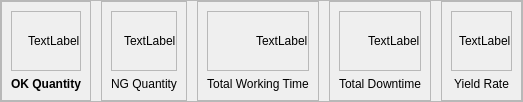
                          <widget class="QFrame" name="frame_124">
                           <property name="sizePolicy">
                            <sizepolicy hsizetype="Preferred" vsizetype="Maximum">
                             <horstretch>0</horstretch>
                             <verstretch>0</verstretch>
                            </sizepolicy>
                           </property>
                           <property name="minimumSize">
                            <size>
                             <width>0</width>
                             <height>100</height>
                            </size>
                           </property>
                           <property name="maximumSize">
                            <size>
                             <width>16777215</width>
                             <height>16777215</height>
                            </size>
                           </property>
                           <property name="frameShape">
                            <enum>QFrame::StyledPanel</enum>
                           </property>
                           <property name="frameShadow">
                            <enum>QFrame::Raised</enum>
                           </property>
                           <layout class="QHBoxLayout" name="horizontalLayout_83">
                            <property name="spacing">
                             <number>10</number>
                            </property>
                            <property name="leftMargin">
                             <number>0</number>
                            </property>
                            <property name="topMargin">
                             <number>0</number>
                            </property>
                            <property name="rightMargin">
                             <number>0</number>
                            </property>
                            <property name="bottomMargin">
                             <number>0</number>
                            </property>
                            <item>
                             <widget class="QFrame" name="frame_125">
                              <property name="sizePolicy">
                               <sizepolicy hsizetype="Minimum" vsizetype="Minimum">
                                <horstretch>0</horstretch>
                                <verstretch>0</verstretch>
                               </sizepolicy>
                              </property>
                              <property name="minimumSize">
                               <size>
                                <width>0</width>
                                <height>100</height>
                               </size>
                              </property>
                              <property name="frameShape">
                               <enum>QFrame::StyledPanel</enum>
                              </property>
                              <property name="frameShadow">
                               <enum>QFrame::Raised</enum>
                              </property>
                              <layout class="QVBoxLayout" name="verticalLayout_64">
                               <item>
                                <widget class="QFrame" name="frame_187">
                                 <property name="sizePolicy">
                                  <sizepolicy hsizetype="Preferred" vsizetype="MinimumExpanding">
                                   <horstretch>0</horstretch>
                                   <verstretch>0</verstretch>
                                  </sizepolicy>
                                 </property>
                                 <property name="frameShape">
                                  <enum>QFrame::StyledPanel</enum>
                                 </property>
                                 <property name="frameShadow">
                                  <enum>QFrame::Raised</enum>
                                 </property>
                                 <layout class="QHBoxLayout" name="horizontalLayout_95">
                                  <property name="spacing">
                                   <number>0</number>
                                  </property>
                                  <property name="leftMargin">
                                   <number>0</number>
                                  </property>
                                  <property name="topMargin">
                                   <number>0</number>
                                  </property>
                                  <property name="rightMargin">
                                   <number>0</number>
                                  </property>
                                  <property name="bottomMargin">
                                   <number>0</number>
                                  </property>
                                  <item>
                                   <widget class="QLabel" name="label_120">
                                    <property name="text">
                                     <string/>
                                    </property>
                                   </widget>
                                  </item>
                                  <item>
                                   <widget class="QLabel" name="OEE_OK_qty_lbl">
                                    <property name="sizePolicy">
                                     <sizepolicy hsizetype="Preferred" vsizetype="Preferred">
                                      <horstretch>0</horstretch>
                                      <verstretch>0</verstretch>
                                     </sizepolicy>
                                    </property>
                                    <property name="text">
                                     <string>TextLabel</string>
                                    </property>
                                    <property name="alignment">
                                     <set>Qt::AlignLeading|Qt::AlignLeft|Qt::AlignVCenter</set>
                                    </property>
                                   </widget>
                                  </item>
                                 </layout>
                                </widget>
                               </item>
                               <item>
                                <widget class="QLabel" name="label_64">
                                 <property name="font">
                                  <font>
                                   <family>MS Sans Serif</family>
                                   <weight>75</weight>
                                   <bold>true</bold>
                                  </font>
                                 </property>
                                 <property name="text">
                                  <string>OK Quantity</string>
                                 </property>
                                 <property name="alignment">
                                  <set>Qt::AlignCenter</set>
                                 </property>
                                </widget>
                               </item>
                              </layout>
                             </widget>
                            </item>
                            <item>
                             <widget class="QFrame" name="frame_126">
                              <property name="frameShape">
                               <enum>QFrame::StyledPanel</enum>
                              </property>
                              <property name="frameShadow">
                               <enum>QFrame::Raised</enum>
                              </property>
                              <layout class="QVBoxLayout" name="verticalLayout_65">
                               <item>
                                <widget class="QFrame" name="frame_143">
                                 <property name="sizePolicy">
                                  <sizepolicy hsizetype="Preferred" vsizetype="MinimumExpanding">
                                   <horstretch>0</horstretch>
                                   <verstretch>0</verstretch>
                                  </sizepolicy>
                                 </property>
                                 <property name="frameShape">
                                  <enum>QFrame::StyledPanel</enum>
                                 </property>
                                 <property name="frameShadow">
                                  <enum>QFrame::Raised</enum>
                                 </property>
                                 <layout class="QHBoxLayout" name="horizontalLayout_96">
                                  <property name="spacing">
                                   <number>0</number>
                                  </property>
                                  <property name="leftMargin">
                                   <number>0</number>
                                  </property>
                                  <property name="topMargin">
                                   <number>0</number>
                                  </property>
                                  <property name="rightMargin">
                                   <number>0</number>
                                  </property>
                                  <property name="bottomMargin">
                                   <number>0</number>
                                  </property>
                                  <item>
                                   <widget class="QLabel" name="label_81">
                                    <property name="text">
                                     <string/>
                                    </property>
                                   </widget>
                                  </item>
                                  <item>
                                   <widget class="QLabel" name="OEE_NG_qty_lbl">
                                    <property name="text">
                                     <string>TextLabel</string>
                                    </property>
                                    <property name="alignment">
                                     <set>Qt::AlignLeading|Qt::AlignLeft|Qt::AlignVCenter</set>
                                    </property>
                                   </widget>
                                  </item>
                                 </layout>
                                </widget>
                               </item>
                               <item>
                                <widget class="QLabel" name="label_78">
                                 <property name="text">
                                  <string>NG Quantity</string>
                                 </property>
                                 <property name="alignment">
                                  <set>Qt::AlignCenter</set>
                                 </property>
                                </widget>
                               </item>
                              </layout>
                             </widget>
                            </item>
                            <item>
                             <widget class="QFrame" name="frame_127">
                              <property name="frameShape">
                               <enum>QFrame::StyledPanel</enum>
                              </property>
                              <property name="frameShadow">
                               <enum>QFrame::Raised</enum>
                              </property>
                              <layout class="QVBoxLayout" name="verticalLayout_66">
                               <item>
                                <widget class="QFrame" name="frame_144">
                                 <property name="sizePolicy">
                                  <sizepolicy hsizetype="Preferred" vsizetype="MinimumExpanding">
                                   <horstretch>0</horstretch>
                                   <verstretch>0</verstretch>
                                  </sizepolicy>
                                 </property>
                                 <property name="frameShape">
                                  <enum>QFrame::StyledPanel</enum>
                                 </property>
                                 <property name="frameShadow">
                                  <enum>QFrame::Raised</enum>
                                 </property>
                                 <layout class="QHBoxLayout" name="horizontalLayout_97">
                                  <property name="spacing">
                                   <number>0</number>
                                  </property>
                                  <property name="leftMargin">
                                   <number>0</number>
                                  </property>
                                  <property name="topMargin">
                                   <number>0</number>
                                  </property>
                                  <property name="rightMargin">
                                   <number>0</number>
                                  </property>
                                  <property name="bottomMargin">
                                   <number>0</number>
                                  </property>
                                  <item>
                                   <widget class="QLabel" name="label_83">
                                    <property name="text">
                                     <string/>
                                    </property>
                                   </widget>
                                  </item>
                                  <item>
                                   <widget class="QLabel" name="OEE_WT_lbl">
                                    <property name="text">
                                     <string>TextLabel</string>
                                    </property>
                                    <property name="alignment">
                                     <set>Qt::AlignLeading|Qt::AlignLeft|Qt::AlignVCenter</set>
                                    </property>
                                   </widget>
                                  </item>
                                 </layout>
                                </widget>
                               </item>
                               <item>
                                <widget class="QLabel" name="label_80">
                                 <property name="text">
                                  <string>Total Working Time</string>
                                 </property>
                                 <property name="alignment">
                                  <set>Qt::AlignCenter</set>
                                 </property>
                                </widget>
                               </item>
                              </layout>
                             </widget>
                            </item>
                            <item>
                             <widget class="QFrame" name="frame_128">
                              <property name="frameShape">
                               <enum>QFrame::StyledPanel</enum>
                              </property>
                              <property name="frameShadow">
                               <enum>QFrame::Raised</enum>
                              </property>
                              <layout class="QVBoxLayout" name="verticalLayout_67">
                               <item>
                                <widget class="QFrame" name="frame_145">
                                 <property name="sizePolicy">
                                  <sizepolicy hsizetype="Preferred" vsizetype="MinimumExpanding">
                                   <horstretch>0</horstretch>
                                   <verstretch>0</verstretch>
                                  </sizepolicy>
                                 </property>
                                 <property name="frameShape">
                                  <enum>QFrame::StyledPanel</enum>
                                 </property>
                                 <property name="frameShadow">
                                  <enum>QFrame::Raised</enum>
                                 </property>
                                 <layout class="QHBoxLayout" name="horizontalLayout_98">
                                  <property name="spacing">
                                   <number>0</number>
                                  </property>
                                  <property name="leftMargin">
                                   <number>0</number>
                                  </property>
                                  <property name="topMargin">
                                   <number>0</number>
                                  </property>
                                  <property name="rightMargin">
                                   <number>0</number>
                                  </property>
                                  <property name="bottomMargin">
                                   <number>0</number>
                                  </property>
                                  <item>
                                   <widget class="QLabel" name="label_85">
                                    <property name="text">
                                     <string/>
                                    </property>
                                   </widget>
                                  </item>
                                  <item>
                                   <widget class="QLabel" name="OEE_DT_lbl">
                                    <property name="text">
                                     <string>TextLabel</string>
                                    </property>
                                    <property name="alignment">
                                     <set>Qt::AlignLeading|Qt::AlignLeft|Qt::AlignVCenter</set>
                                    </property>
                                   </widget>
                                  </item>
                                 </layout>
                                </widget>
                               </item>
                               <item>
                                <widget class="QLabel" name="label_82">
                                 <property name="text">
                                  <string>Total Downtime</string>
                                 </property>
                                 <property name="alignment">
                                  <set>Qt::AlignCenter</set>
                                 </property>
                                </widget>
                               </item>
                              </layout>
                             </widget>
                            </item>
                            <item>
                             <widget class="QFrame" name="frame_129">
                              <property name="frameShape">
                               <enum>QFrame::StyledPanel</enum>
                              </property>
                              <property name="frameShadow">
                               <enum>QFrame::Raised</enum>
                              </property>
                              <layout class="QVBoxLayout" name="verticalLayout_68">
                               <item>
                                <widget class="QFrame" name="frame_146">
                                 <property name="sizePolicy">
                                  <sizepolicy hsizetype="Preferred" vsizetype="MinimumExpanding">
                                   <horstretch>0</horstretch>
                                   <verstretch>0</verstretch>
                                  </sizepolicy>
                                 </property>
                                 <property name="frameShape">
                                  <enum>QFrame::StyledPanel</enum>
                                 </property>
                                 <property name="frameShadow">
                                  <enum>QFrame::Raised</enum>
                                 </property>
                                 <layout class="QHBoxLayout" name="horizontalLayout_99">
                                  <property name="spacing">
                                   <number>0</number>
                                  </property>
                                  <property name="leftMargin">
                                   <number>0</number>
                                  </property>
                                  <property name="topMargin">
                                   <number>0</number>
                                  </property>
                                  <property name="rightMargin">
                                   <number>0</number>
                                  </property>
                                  <property name="bottomMargin">
                                   <number>0</number>
                                  </property>
                                  <item>
                                   <widget class="QLabel" name="label_86">
                                    <property name="text">
                                     <string/>
                                    </property>
                                   </widget>
                                  </item>
                                  <item>
                                   <widget class="QLabel" name="OEE_yield_rate_lbl">
                                    <property name="text">
                                     <string>TextLabel</string>
                                    </property>
                                    <property name="alignment">
                                     <set>Qt::AlignLeading|Qt::AlignLeft|Qt::AlignVCenter</set>
                                    </property>
                                   </widget>
                                  </item>
                                 </layout>
                                </widget>
                               </item>
                               <item>
                                <widget class="QLabel" name="label_84">
                                 <property name="text">
                                  <string>Yield Rate</string>
                                 </property>
                                 <property name="alignment">
                                  <set>Qt::AlignCenter</set>
                                 </property>
                                </widget>
                               </item>
                              </layout>
                             </widget>
                            </item>
                           </layout>
                          </widget>
